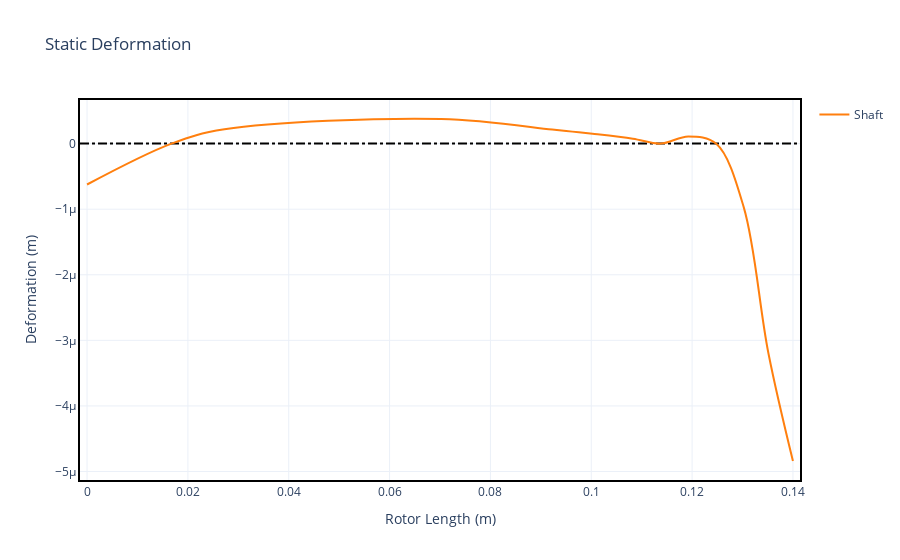

Write notebook code for a chart like this one.
### Markdown cell above
#### 4.3.3 - Expected Deformation

### Code cell
static_2.plot_deformation()

### Figure 1 — Plotly figure (JSON) as saved in the notebook; plotly's stock layout.template omitted (floating-point values rounded to 4 significant figures)
{"data": [{"hoverinfo": "none", "line": {"color": "black", "dash": "dashdot"}, "mode": "lines", "showlegend": false, "type": "scatter", "x": [-0.0014, 0.1414], "y": [0, 0]}, {"hovertemplate": "Rotor Length (m): %{x:.2f}<br>Displacement (m): %{y:.2e}", "line": {"shape": "spline", "smoothing": 1}, "mode": "lines", "name": "Shaft", "showlegend": true, "type": "scatter", "x": [0.0, 0.01675, 0.02725, 0.07025, 0.09225, 0.09625, 0.1003, 0.1083, 0.1138, 0.1193, 0.1248, 0.1303, 0.1351, 0.14], "y": [-6.235e-07, -6.138e-19, 2.172e-07, 3.752e-07, 2.152e-07, 1.828e-07, 1.496e-07, 7.405e-08, 5.371e-18, 1.088e-07, -1.151e-17, -9.726e-07, -3.192e-06, -4.84e-06]}], "layout": {"title": {"text": "Static Deformation"}, "xaxis": {"title": {"text": "Rotor Length (m)"}}, "yaxis": {"title": {"text": "Deformation (m)"}}}}
